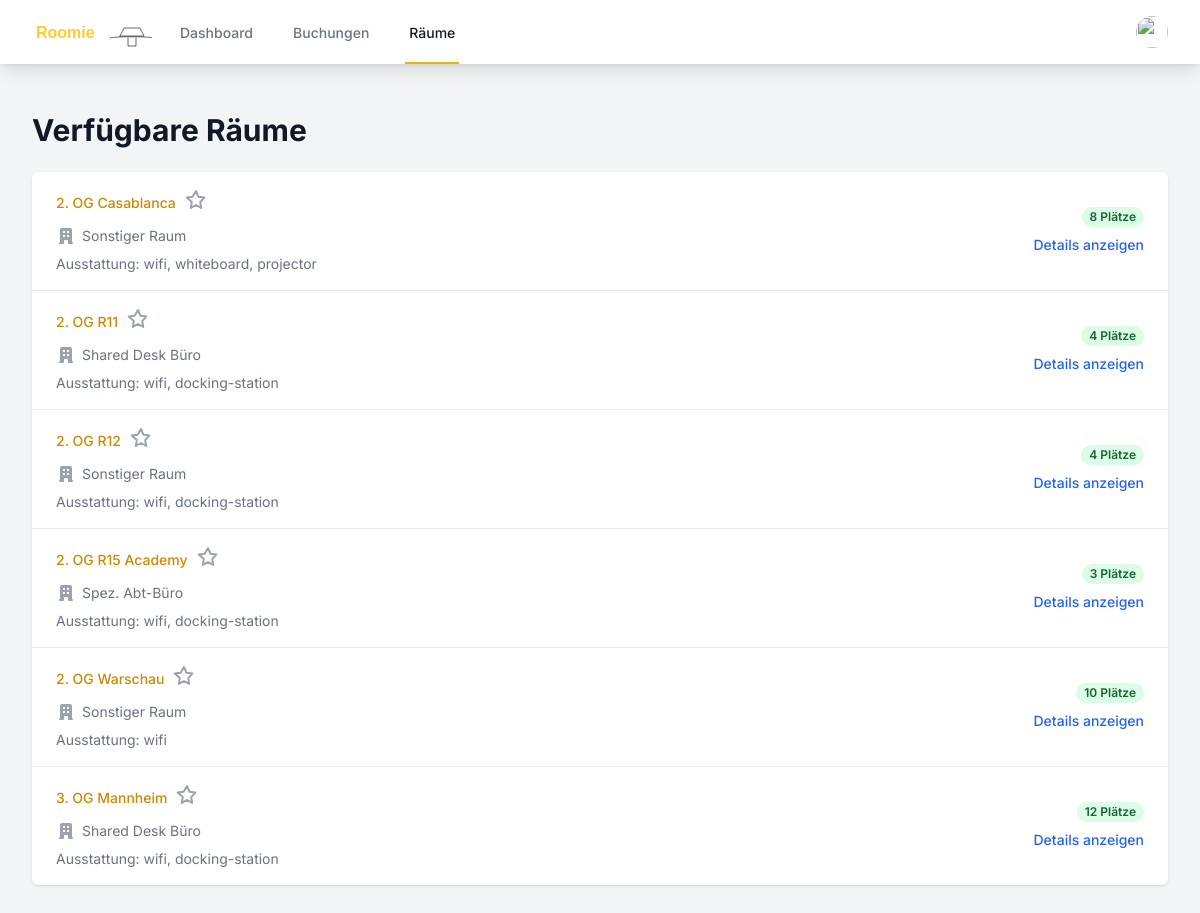
The app's page /rooms.php (signed in), older data.
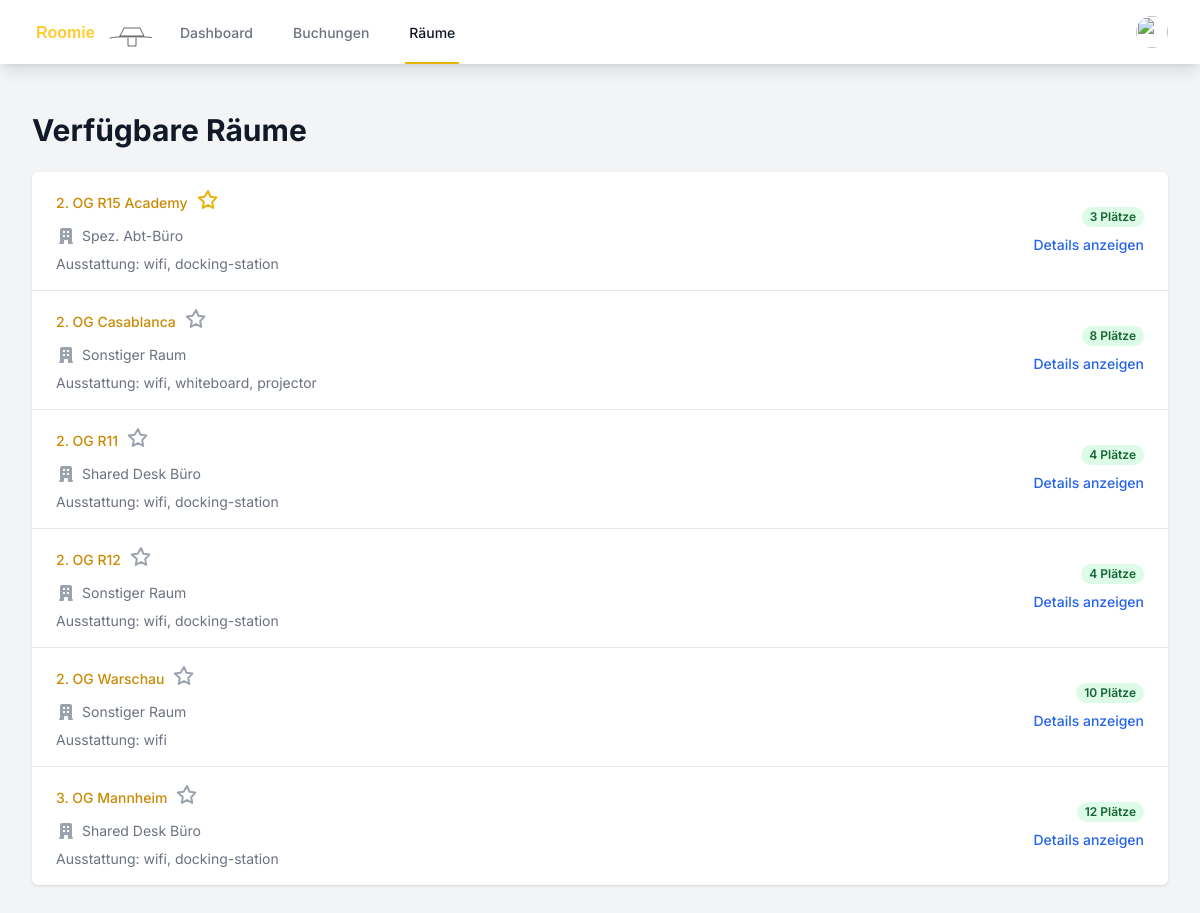
The same page, newer data.
### tables this page shows
CREATE TABLE rooms (
        id INTEGER PRIMARY KEY AUTOINCREMENT,
        name TEXT NOT NULL,
        type TEXT NOT NULL,
        capacity INTEGER DEFAULT 0,
        is_favorite INTEGER DEFAULT 0,
        equipment TEXT
    );

### rooms.php (the view, shortened to what this page needs)
<?php
require_once 'auth.php';
try {
    $db = getDatabaseConnection();
    $stmt = $db->query('SELECT r.id, r.name, r.type, r.capacity, r.equipment, r.is_favorite
                        FROM rooms r
                        ORDER BY r.is_favorite DESC, r.name');
    $rooms = $stmt->fetchAll(PDO::FETCH_ASSOC);
} catch (PDOException $e) {
    $error = "Datenbankfehler: " . $e->getMessage();
}
function getRoomTypeName($type)
{
    switch ($type) {
        case 'shared-desk':
            return 'Shared Desk Büro';
        case 'spez-abt-buro':
            return 'Spez. Abt-Büro';
        default:
            return 'Sonstiger Raum';
    }
}
?>
<!DOCTYPE html>
<html lang="de">
<head>
    <script src="https://cdn.tailwindcss.com"></script>
    <link rel="stylesheet" href="styles.css">
</head>
<body class="bg-gray-100">
    <nav class="bg-white shadow-lg">
        <div class="max-w-7xl mx-auto px-4 sm:px-6 lg:px-8">
            <div class="flex justify-between h-16">
                <div class="flex">
                    <div class="flex-shrink-0 flex items-center">
                        <img class="h-8 w-auto" src="test.svg" alt="Roomie Logo">
                    </div>
                    <div class="hidden sm:ml-6 sm:flex sm:space-x-8">
                        <a href="index.php" class="border-transparent text-gray-500 hover:border-gray-300 hover:text-gray-700 inline-flex items-center px-1 pt-1 border-b-2 text-sm font-medium">
                            Dashboard
                        </a>
                        <a href="bookings.php" class="border-transparent text-gray-500 hover:border-gray-300 hover:text-gray-700 inline-flex items-center px-1 pt-1 border-b-2 text-sm font-medium">
                            Buchungen
                        </a>
                        <a href="rooms.php" class="border-yellow-500 text-gray-900 inline-flex items-center px-1 pt-1 border-b-2 text-sm font-medium">
                            Räume
                        </a>
                    </div>
                </div>
                <div class="hidden sm:ml-6 sm:flex sm:items-center">
                    <div class="ml-3 relative" x-data="{ open: false }">
                        <div>
                            <button @click="open = !open" class="bg-white rounded-full flex text-sm focus:outline-none focus:ring-2 focus:ring-offset-2 focus:ring-yellow-500" id="user-menu" aria-haspopup="true" x-bind:aria-expanded="open">
                                <img class="h-8 w-8 rounded-full" src="<?php echo !empty($user['profile_image']) ? 'uploads/' . htmlspecialchars($user['profile_image']) : 'https://images.unsplash.com/photo-1472099645785-5658abf4ff4e?ixlib=rb-1.2.1&ixid=eyJhcHBfaWQiOjEyMDd9&auto=format&fit=facearea&facepad=2&w=256&h=256&q=80'; ?>" alt="">
                            </button>
                        </div>
                    </div>
                </div>
            </div>
        </div>
    </nav>
    <div class="max-w-7xl mx-auto py-6 sm:px-6 lg:px-8">
        <div class="px-4 py-6 sm:px-0">
            <h1 class="text-3xl font-bold text-gray-900 mb-6">Verfügbare Räume</h1>
            <div class="bg-white shadow overflow-hidden sm:rounded-md">
                <ul class="divide-y divide-gray-200">
                    <?php foreach ($rooms as $room) : ?>
                        <li class="flex justify-between items-center px-4 py-4 sm:px-6">
                            <div class="flex items-center">
                                <a href="room_details.php?id=<?php echo $room['id']; ?>" class="block hover:bg-gray-50">
                                    <div class="flex items-center">
                                        <p class="text-sm font-medium text-yellow-600 truncate">
                                            <?php echo htmlspecialchars($room['name']); ?>
                                        </p>
                                        <form method="POST" action="rooms.php" class="ml-2">
                                            <button type="submit" class="focus:outline-none">
                                                <?php if ($room['is_favorite']): ?>
                                                    <svg class="h-6 w-6 text-yellow-500" xmlns="http://www.w3.org/2000/svg" fill="none" viewBox="0 0 24 24" stroke="currentColor">
                                                        <path stroke-linecap="round" stroke-linejoin="round" stroke-width="2" d="M12 17l-5.2 2.9 1-5.8L2.7 9.6l5.9-.9L12 3l2.4 5.7 5.9.9-4.1 4.5 1 5.8z" />
                                                    </svg>
                                                <?php else: ?>
                                                    <svg class="h-6 w-6 text-gray-400" xmlns="http://www.w3.org/2000/svg" fill="none" viewBox="0 0 24 24" stroke="currentColor">
                                                        <path stroke-linecap="round" stroke-linejoin="round" stroke-width="2" d="M12 17l-5.2 2.9 1-5.8L2.7 9.6l5.9-.9L12 3l2.4 5.7 5.9.9-4.1 4.5 1 5.8z" />
                                                    </svg>
                                                <?php endif; ?>
                                            </button>
                                        </form>
                                    </div>
                                    <div class="mt-2 sm:flex sm:justify-between">
                                        <div class="sm:flex">
                                            <p class="flex items-center text-sm text-gray-500">
                                                <?php echo htmlspecialchars(getRoomTypeName($room['type'])); ?>
                                            </p>
                                        </div>
                                    </div>
                                    <div class="mt-2 text-sm text-gray-500">
                                        <p>Ausstattung: <?php echo htmlspecialchars(implode(', ', json_decode($room['equipment'], true) ?? [])); ?></p>
                                    </div>
                                </a>
                            </div>
                            <div class="ml-4 flex-shrink-0 flex flex-col items-end">
                                <p class="px-2 inline-flex text-xs leading-5 font-semibold rounded-full bg-green-100 text-green-800">
                                    <?php echo $room['capacity']; ?> Plätze
                                </p>
                                <a href="room_details.php?id=<?php echo $room['id']; ?>" class="mt-2 text-blue-600 hover:text-blue-800 text-sm font-medium">
                                    Details anzeigen
                                </a>
                            </div>
                        </li>
                    <?php endforeach; ?>
                </ul>
            </div>
        </div>
    </div>
</body>
</html>

### rooms.php (style rules this page uses)
body { font-family: 'Inter', sans-serif; }

Row changes from the older to the newer data that the page shows:
changed rooms "2. OG R15 Academy": is_favorite 0 → 1 (drawn); moves up the list
